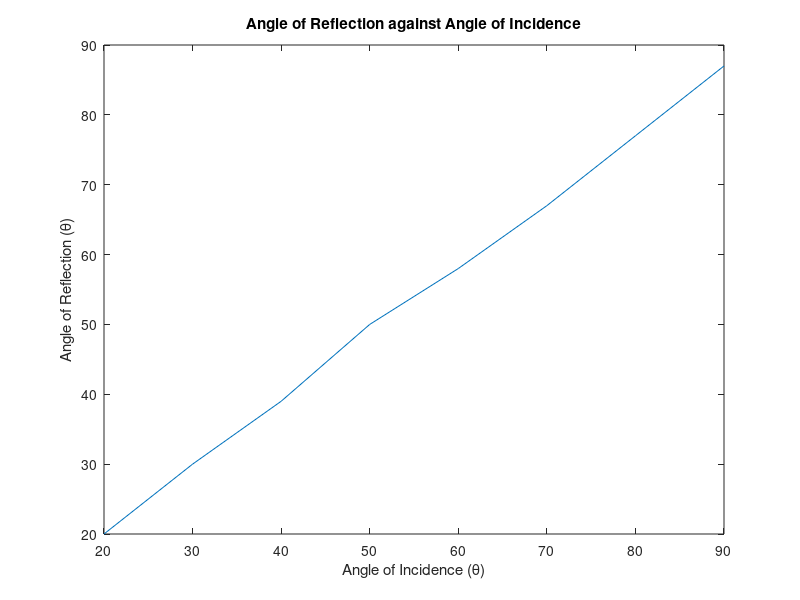
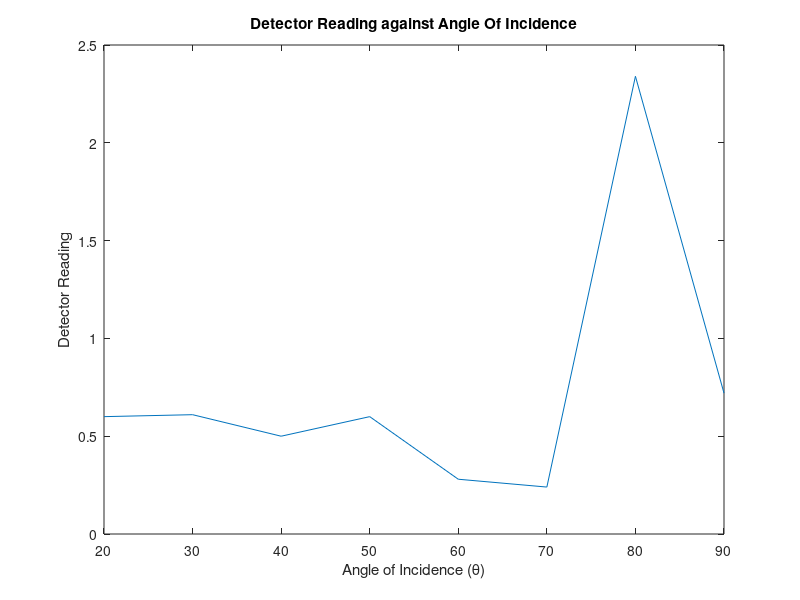

The MATLAB script that drew these images, in order:
clear all;
close all;

% Equipment arranged as shown in figure 2.1
detectorMultiplier=[1,1,1,1,1,1,3,3];
angleOfIncidence = 20:10:90;
detectorReading = [0.6,0.61,0.5,0.6,0.28,0.24,0.78,0.24];
angleOfReflection =[20,30,39,50,58,67,77,87];

figure(1);
plot(angleOfIncidence,angleOfReflection);
title('Angle of Reflection against Angle of Incidence');
xlabel('Angle of Incidence ({\theta})');
ylabel('Angle of Reflection ({\theta})');

figure(2);
plot(angleOfIncidence,detectorReading.*detectorMultiplier);
title('Detector Reading against Angle Of Incidence');
xlabel('Angle of Incidence ({\theta})');
ylabel('Detector Reading');